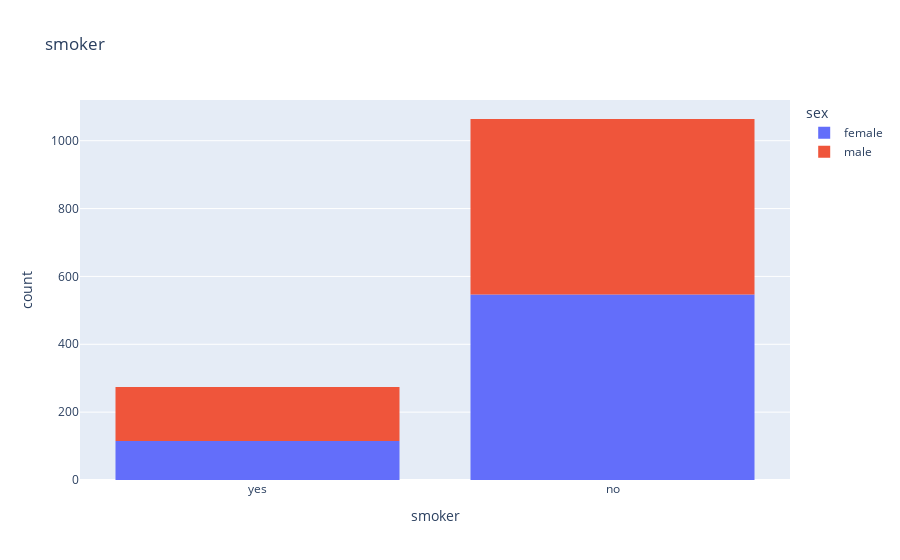

Notebook cell for this chart:
### Code cell
fig=px.histogram(medical_df,x='smoker',color='sex',title='smoker')
fig.show()

### Figure 1 — Plotly figure (JSON) as saved in the notebook; plotly's stock layout.template omitted (floating-point values rounded to 4 significant figures; data arrays with more than 128 entries replaced by an {"elided": "..."} marker saying what was removed)
{"data": [{"alignmentgroup": "True", "bingroup": "x", "hovertemplate": "sex=female<br>smoker=%{x}<br>count=%{y}<extra></extra>", "legendgroup": "female", "marker": {"color": "#636efa", "pattern": {"shape": ""}}, "name": "female", "offsetgroup": "female", "orientation": "v", "showlegend": true, "type": "histogram", "x": {"elided": "662 str values"}, "xaxis": "x", "yaxis": "y"}, {"alignmentgroup": "True", "bingroup": "x", "hovertemplate": "sex=male<br>smoker=%{x}<br>count=%{y}<extra></extra>", "legendgroup": "male", "marker": {"color": "#EF553B", "pattern": {"shape": ""}}, "name": "male", "offsetgroup": "male", "orientation": "v", "showlegend": true, "type": "histogram", "x": {"elided": "676 str values"}, "xaxis": "x", "yaxis": "y"}], "layout": {"autosize": true, "barmode": "relative", "legend": {"title": {"text": "sex"}, "tracegroupgap": 0}, "title": {"text": "smoker"}, "xaxis": {"anchor": "y", "autorange": true, "domain": [0, 1], "range": [-0.5, 1.5], "title": {"text": "smoker"}, "type": "category"}, "yaxis": {"anchor": "x", "autorange": true, "domain": [0, 1], "range": [0, 1120], "title": {"text": "count"}}}}
